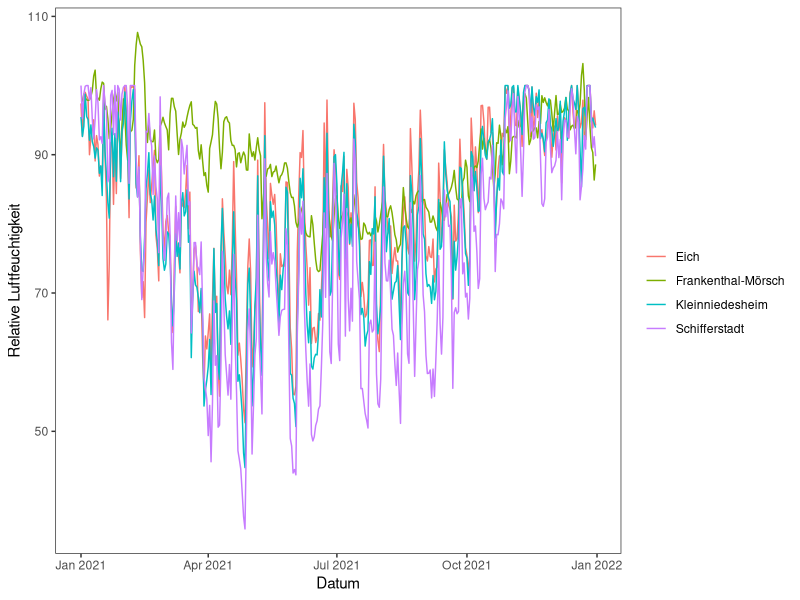
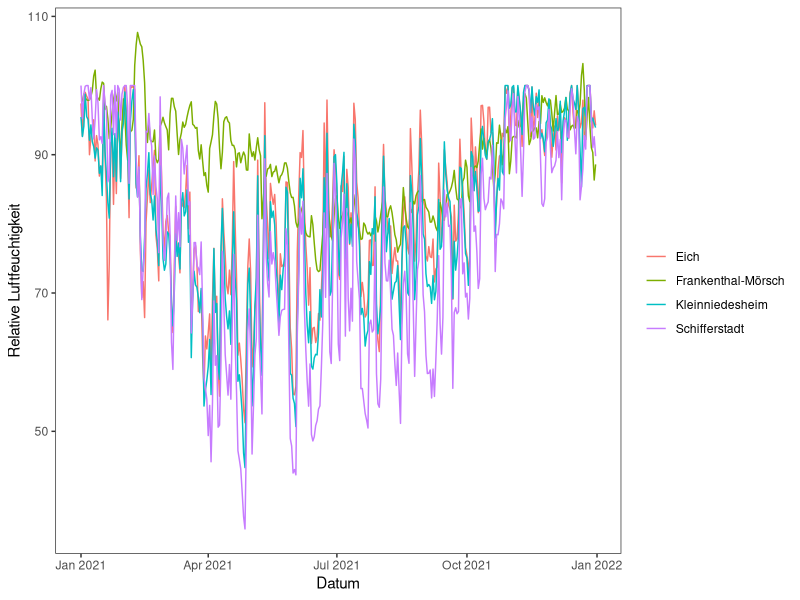

Write the R code that produced these figures, in order. (Note: this script raises an error after producing the figures.)
## ---- chunk 1
library(data.table)
library(dplyr)
library(tidyr)
library(ggplot2)
library(lubridate)
## ---- chunk 2
#Schifferstadt = AGM 004
#Kleinniedesheim = AGM 011
#Frankenthal-Mörsch = AGM 158
#Eich = AGM 031

Orte_df <- data.frame(Ort_name = c("Schifferstadt", "Kleinniedesheim", "Frankenthal-Mörsch", "Eich"),
                      Ort = c("004", "011", "158", "031"))
## ---- chunk 3
df <- fread(file = "../data/raw_data/DLR_Stationsdaten/Stationsdaten_DLR.csv", dec = ",")
df <- df %>% 
    mutate_at("V1", ~as_date(., format = "%d.%m.%Y")) %>%
    rename(Datum = V1) %>%
    select(-Tag)
## ---- chunk 4
target <- "AVG_RH200" #"AVG_TA200"

name1 <- "Rel_Luftfeu." #"Temp_2m_gradC"
name2 <- "Relative Luftfeuchtigkeit" #"Temperatur in 2m Höhe (Grad Celsius)"

df1 <- df %>% select(Datum, contains(target)) %>%
    mutate_at("AVG_RH200_158", ~100-.) %>%
    pivot_longer(cols = -Datum, names_to = c("xxx","Ort"), names_sep = paste0(target, "_")) %>%
    select(Datum, Ort, value) %>% #!!sym(name1) := value) %>%
    left_join(Orte_df, by = "Ort") 
df1
## ---- chunk 5
p1 <- ggplot(df1, aes(Datum, value, color = Ort_name)) +
    geom_line() +    
    theme_bw() + 
    theme(panel.grid = element_blank())+
    ylab(name2) +
    scale_color_discrete("")
p1
## ---- chunk 6
ggsave(plot = p1, filename = "../graphics/Stationsdaten_Unterschied/Rel_Luftf2.png", 
       device = "png", width = 8, height = 4, dpi = 300)
## ---- chunk 7
target2 <- names(df %>% select(Datum, contains(target)))[2:5]
target2
df2 <- df %>% select(Datum, contains(target)) %>%
    rowwise() %>%
    mutate(max_diff = range(AVG_TA200_004,AVG_TA200_011,AVG_TA200_031,AVG_TA200_158) %>% diff,
           sd1 = sd(c(AVG_TA200_004,AVG_TA200_011,AVG_TA200_031,AVG_TA200_158), na.rm = TRUE))  %>%
    ungroup()
## ---- chunk 8
name3 <- "Temperatur-Differenz (Grad Celsius)"
p2 <- ggplot() +
    geom_line(data = df2, aes(Datum, max_diff, color = "Max Diff")) +
    geom_line(data = df2, aes(Datum, sd1, color = "SD")) +
    theme_bw() + 
    theme(panel.grid = element_blank())+
    ylab(name3) +
    scale_color_discrete("")
p2
## ---- chunk 9
ggsave(plot = p2, filename = "../graphics/Stationsdaten_Unterschied/Temp_diff.png", 
       device = "png", width = 8, height = 4, dpi = 300)
